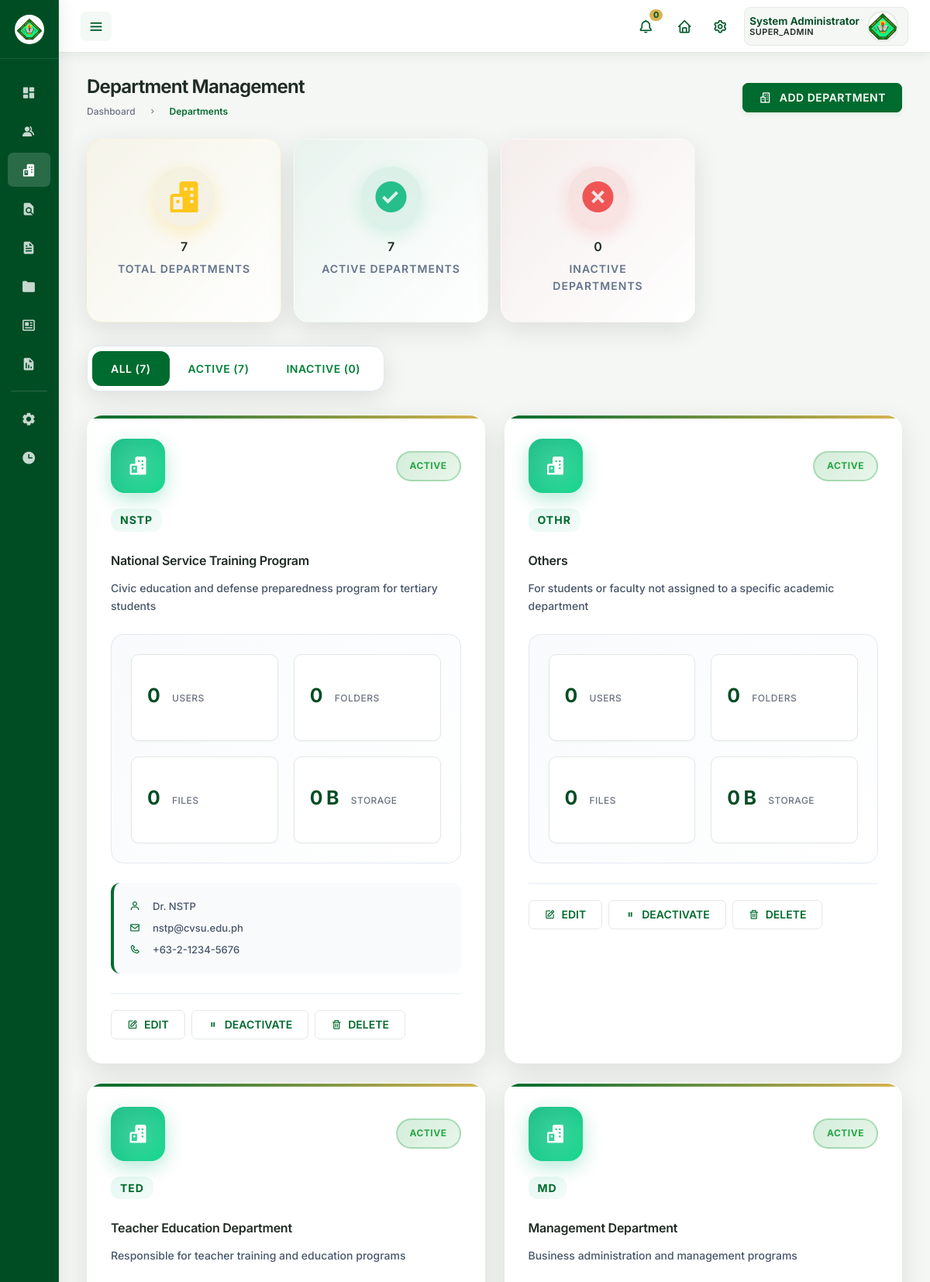
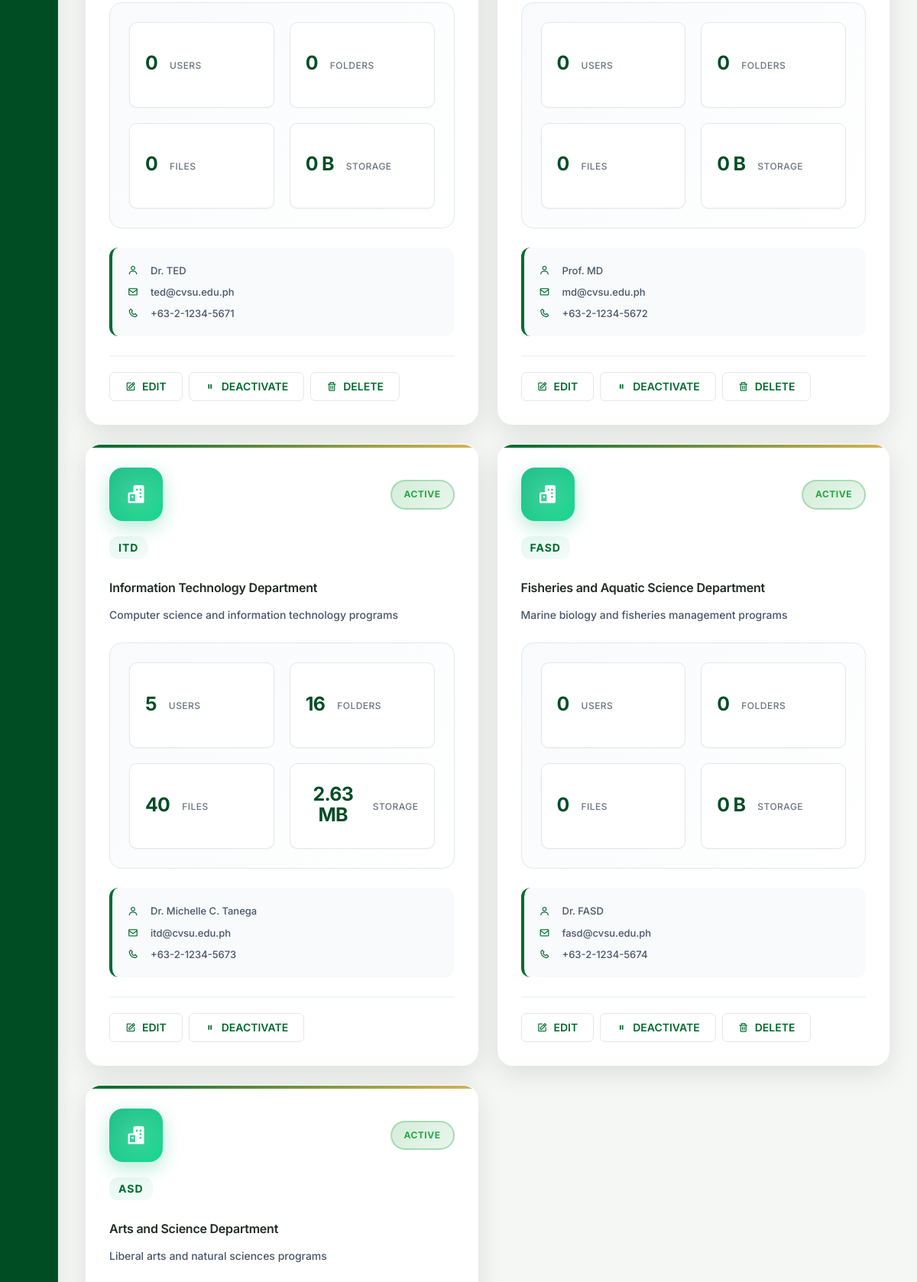
The app's page /roles/superadmin/departments.php (signed in, upper part) with its own data (2 pictures, top to bottom).
### tables this page shows
CREATE TABLE `departments` (
  `id` int NOT NULL,
  `department_code` varchar(10) NOT NULL,
  `department_name` varchar(100) NOT NULL,
  `description` text,
  `head_of_department` varchar(100) DEFAULT NULL,
  `contact_email` varchar(255) DEFAULT NULL,
  `contact_phone` varchar(20) DEFAULT NULL,
  `created_at` datetime DEFAULT CURRENT_TIMESTAMP,
  `updated_at` datetime DEFAULT CURRENT_TIMESTAMP ON UPDATE CURRENT_TIMESTAMP,
  `is_active` tinyint(1) DEFAULT '1'
);

### roles/superadmin/assets/script/departments-script.php (called while the page is built, shortened)
<?php
require_once '../../includes/auth_check.php';
$status_filter = $_GET['status'] ?? 'all';
$page = intval($_GET['page'] ?? 1);
$limit = 12;
$offset = ($page - 1) * $limit;
$where = ["1=1"];
$params = [];
$whereClause = implode(' AND ', $where);
$stmt = $pdo->prepare("
    SELECT d.*,
           COUNT(DISTINCT u.id) as user_count,
           COUNT(DISTINCT f.id) as folder_count,
           COALESCE(SUM(CASE WHEN fi.is_deleted = 0 THEN 1 ELSE 0 END), 0) as file_count,
           COALESCE(SUM(CASE WHEN fi.is_deleted = 0 THEN fi.file_size ELSE 0 END), 0) as total_size
    FROM departments d
    LEFT JOIN users u ON d.id = u.department_id AND u.is_approved = 1
    LEFT JOIN folders f ON d.id = f.department_id AND f.is_deleted = 0
    LEFT JOIN files fi ON f.id = fi.folder_id AND fi.is_deleted = 0
    WHERE $whereClause
    GROUP BY d.id
    ORDER BY d.created_at DESC
    LIMIT $limit OFFSET $offset
");
$stmt->execute($params);
$departments = $stmt->fetchAll();
$stmt = $pdo->query("
    SELECT
        COUNT(*) as total,
        SUM(CASE WHEN is_active = 1 THEN 1 ELSE 0 END) as active,
        SUM(CASE WHEN is_active = 0 THEN 1 ELSE 0 END) as inactive
    FROM departments
");
$counts = $stmt->fetch();
function formatFileSize($bytes, $precision = 2) {
    $units = array('B', 'KB', 'MB', 'GB', 'TB');
    for ($i = 0; $bytes > 1024 && $i < count($units) - 1; $i++) {
        $bytes /= 1024;
    }
    return round($bytes, $precision) . ' ' . $units[$i];
}
?>

### roles/superadmin/departments.php (the view, shortened to what this page needs)
<?php include 'assets/script/departments-script.php'?>
<!DOCTYPE html>
<html lang="en">
<head>
    <link href='https://unpkg.com/boxicons@2.0.9/css/boxicons.min.css' rel='stylesheet'>
    <link rel="stylesheet" href="assets/css/style.css">
    <link rel="stylesheet" href="assets/css/base.css?v=<?= time() ?>">
    <link rel="stylesheet" href="assets/css/sidebar.css?v=<?= time() ?>">
    <link rel="stylesheet" href="assets/css/navbar.css?v=<?= time() ?>">
    <link rel="stylesheet" href="assets/css/dashboard.css?v=<?= time() ?>">
    <?php include __DIR__ . '/../../includes/theme.php'; ?>
</head>
<body>
    <section id="content">
        <main>
            <div class="head-title">
                <div class="left">
                    <h1>Department Management</h1>
                    <ul class="breadcrumb">
                        <li><a href="dashboard.php">Dashboard</a></li>
                        <li><i class='bx bx-chevron-right'></i></li>
                        <li><a class="active" href="#">Departments</a></li>
                    </ul>
                </div>
                <button onclick="openModal('createDeptModal')" class="btn-download">
                    <i class='bx bx-buildings'></i>
                    <span class="text">Add Department</span>
                </button>
            </div>
            <div class="stats-overview">
                <div class="overview-card">
                    <i class='bx bxs-buildings'></i>
                    <h3><?php echo $counts['total']; ?></h3>
                    <p>Total Departments</p>
                </div>
                <div class="overview-card">
                    <i class='bx bxs-check-circle'></i>
                    <h3><?php echo $counts['active']; ?></h3>
                    <p>Active Departments</p>
                </div>
                <div class="overview-card">
                    <i class='bx bxs-x-circle'></i>
                    <h3><?php echo $counts['inactive']; ?></h3>
                    <p>Inactive Departments</p>
                </div>
            </div>
            <div class="filters">
                <div class="filter-tabs">
                    <a href="?<?php echo http_build_query(array_merge($_GET, ['status' => 'all', 'page' => 1])); ?>"
                       class="filter-tab <?php echo $status_filter === 'all' ? 'active' : ''; ?>">
                        All (<?php echo $counts['total']; ?>)
                    </a>
                    <a href="?<?php echo http_build_query(array_merge($_GET, ['status' => 'active', 'page' => 1])); ?>"
                       class="filter-tab <?php echo $status_filter === 'active' ? 'active' : ''; ?>">
                        Active (<?php echo $counts['active']; ?>)
                    </a>
                    <a href="?<?php echo http_build_query(array_merge($_GET, ['status' => 'inactive', 'page' => 1])); ?>"
                       class="filter-tab <?php echo $status_filter === 'inactive' ? 'active' : ''; ?>">
                        Inactive (<?php echo $counts['inactive']; ?>)
                    </a>
                </div>
            </div>
            <div class="dept-grid">
                <?php foreach ($departments as $dept): ?>
                    <div class="dept-card <?php echo $dept['is_active'] ? '' : 'inactive'; ?>">
                        <div class="dept-header">
                            <div class="dept-icon">
                                <i class='bx bxs-buildings'></i>
                            </div>
                            <div class="dept-status status-<?php echo $dept['is_active'] ? 'active' : 'inactive'; ?>">
                                <?php echo $dept['is_active'] ? 'Active' : 'Inactive'; ?>
                            </div>
                        </div>
                        <div class="dept-info">
                            <div class="dept-code"><?php echo htmlspecialchars($dept['department_code']); ?></div>
                            <h3><?php echo htmlspecialchars($dept['department_name']); ?></h3>
                            <?php if ($dept['description']): ?>
                                <div class="dept-description"><?php echo htmlspecialchars($dept['description']); ?></div>
                            <?php endif; ?>
                        </div>
                        <div class="dept-stats">
                            <div class="stat-item">
                                <span class="stat-number"><?php echo $dept['user_count']; ?></span>
                                <div class="stat-label">Users</div>
                            </div>
                            <div class="stat-item">
                                <span class="stat-number"><?php echo $dept['folder_count']; ?></span>
                                <div class="stat-label">Folders</div>
                            </div>
                            <div class="stat-item">
                                <span class="stat-number"><?php echo $dept['file_count']; ?></span>
                                <div class="stat-label">Files</div>
                            </div>
                            <div class="stat-item">
                                <span class="stat-number"><?php echo formatFileSize($dept['total_size']); ?></span>
                                <div class="stat-label">Storage</div>
                            </div>
                        </div>
                        <?php if ($dept['head_of_department'] || $dept['contact_email'] || $dept['contact_phone']): ?>
                            <div class="dept-contact">
                                <?php if ($dept['head_of_department']): ?>
                                    <div><i class='bx bx-user'></i> <?php echo htmlspecialchars($dept['head_of_department']); ?></div>
                                <?php endif; ?>
                                <?php if ($dept['contact_email']): ?>
                                    <div><i class='bx bx-envelope'></i> <?php echo htmlspecialchars($dept['contact_email']); ?></div>
                                <?php endif; ?>
                                <?php if ($dept['contact_phone']): ?>
                                    <div><i class='bx bx-phone'></i> <?php echo htmlspecialchars($dept['contact_phone']); ?></div>
                                <?php endif; ?>
                            </div>
                        <?php endif; ?>
                        <div class="dept-actions">
                            <button onclick="editDepartment(<?php echo $dept['id']; ?>)" class="btn btn-primary">
                                <i class='bx bx-edit'></i> Edit
                            </button>
                            <button onclick="toggleStatus(<?php echo $dept['id']; ?>)"
                                    class="btn <?php echo $dept['is_active'] ? 'btn-warning' : 'btn-success'; ?>">
                                <i class='bx <?php echo $dept['is_active'] ? 'bx-pause' : 'bx-play'; ?>'></i>
                                <?php echo $dept['is_active'] ? 'Deactivate' : 'Activate'; ?>
                            </button>
                            <?php if ($dept['user_count'] == 0 && $dept['folder_count'] == 0): ?>
                                <button onclick="deleteDepartment(<?php echo $dept['id']; ?>, '<?php echo htmlspecialchars($dept['department_name']); ?>')"
                                        class="btn btn-danger">
                                    <i class='bx bx-trash'></i> Delete
                                </button>
                            <?php endif; ?>
                        </div>
                    </div>
                <?php endforeach; ?>
            </div>
        </main>
    </section>
</body>
</html>

### roles/superadmin/assets/css/style.css (style rules this page uses)
* { margin: 0; padding: 0; box-sizing: border-box; }
a { text-decoration: none; }
li { list-style: none; }
:root { --poppins: 'Poppins', sans-serif; --lato: 'Lato', sans-serif; --light: #F9F9F9; --blue: #3C91E6; --light-blue: #CFE8FF; --grey: #eee; --dark-grey: #AAAAAA; --dark: #342E37; --red: #DB504A; --yellow: #FFCE26; --light-yellow: #FFF2C6; --orange: #FD7238; --light-orange: #FFE0D3; }
html { overflow-x: hidden; }
body { background: var(--grey); overflow-x: hidden; }
#sidebar { position: fixed; top: 0; left: 0; width: 280px; height: 100%; background: var(--light); z-index: 2000; font-family: var(--lato); transition: .3s ease; overflow-x: hidden; scrollbar-width: none; }
#sidebar .brand { font-size: 24px; font-weight: 700; height: 56px; display: flex; align-items: center; color: var(--blue); position: sticky; top: 0; left: 0; background: var(--light); z-index: 500; padding-bottom: 20px; box-sizing: content-box; }
#sidebar .side-menu { width: 100%; margin-top: 48px; }
#sidebar .side-menu li { height: 48px; background: transparent; margin-left: 6px; border-radius: 48px 0 0 48px; padding: 4px; }
#sidebar .side-menu li.active { background: var(--grey); position: relative; }
#sidebar .side-menu li.active::before { content: ''; position: absolute; width: 40px; height: 40px; border-radius: 50%; top: -40px; right: 0; box-shadow: 20px 20px 0 var(--grey); z-index: -1; }
#sidebar .side-menu li.active::after { content: ''; position: absolute; width: 40px; height: 40px; border-radius: 50%; bottom: -40px; right: 0; box-shadow: 20px -20px 0 var(--grey); z-index: -1; }
#sidebar .side-menu li a { width: 100%; height: 100%; background: var(--light); display: flex; align-items: center; border-radius: 48px; font-size: 16px; color: var(--dark); white-space: nowrap; overflow-x: hidden; }
#sidebar .side-menu.top li.active a { color: var(--blue); }
#sidebar .side-menu li a .bx { min-width: calc(60px - ((4px + 6px) * 2)); display: flex; justify-content: center; }
#content { position: relative; width: calc(100% - 280px); left: 280px; transition: .3s ease; }
#content nav { height: 56px; background: var(--light); padding: 0 24px; display: flex; align-items: center; grid-gap: 24px; font-family: var(--lato); position: sticky; top: 0; left: 0; z-index: 1000; }
#content nav::before { content: ''; position: absolute; width: 40px; height: 40px; bottom: -40px; left: 0; border-radius: 50%; box-shadow: -20px -20px 0 var(--light); }
#content nav a { color: var(--dark); }
#content nav .bx.bx-menu { cursor: pointer; color: var(--dark); }
#content main { width: 100%; padding: 36px 24px; font-family: var(--poppins); max-height: calc(100vh - 56px); overflow-y: auto; }
#content main .head-title { display: flex; align-items: center; justify-content: space-between; grid-gap: 16px; flex-wrap: wrap; }
#content main .head-title .left h1 { font-size: 36px; font-weight: 600; margin-bottom: 10px; color: var(--dark); }
#content main .head-title .left .breadcrumb { display: flex; align-items: center; grid-gap: 16px; }
#content main .head-title .left .breadcrumb li { color: var(--dark); }
#content main .head-title .left .breadcrumb li a { color: var(--dark-grey); pointer-events: none; }
#content main .head-title .left .breadcrumb li a.active { color: var(--blue); pointer-events: unset; }
#content main .head-title .btn-download { height: 36px; padding: 0 16px; border-radius: 36px; background: var(--blue); color: var(--light); display: flex; justify-content: center; align-items: center; grid-gap: 10px; font-weight: 500; }

### records on screen
departments: is_active "ACTIVE", department_code "NSTP", department_name "National Service Training Program", description "Civic education and defense preparedness program for tertiary students", user_count "0", folder_count "0", file_count "0", total_size "0 B", head_of_department "Dr. NSTP", contact_email "nstp@cvsu.edu.ph", contact_phone "+63-2-1234-5676"
departments: is_active "ACTIVE", department_code "OTHR", department_name "Others", description "For students or faculty not assigned to a specific academic department", user_count "0", folder_count "0", file_count "0", total_size "0 B"
departments: is_active "ACTIVE", department_code "TED", department_name "Teacher Education Department", description "Responsible for teacher training and education programs", user_count "0", folder_count "0", file_count "0", total_size "0 B", head_of_department "Dr. TED", contact_email "ted@cvsu.edu.ph", contact_phone "+63-2-1234-5671"
departments: is_active "ACTIVE", department_code "MD", department_name "Management Department", description "Business administration and management programs", user_count "0", folder_count "0", file_count "0", total_size "0 B", head_of_department "Prof. MD", contact_email "md@cvsu.edu.ph", contact_phone "+63-2-1234-5672"
departments: is_active "ACTIVE", department_code "ITD", department_name "Information Technology Department", description "Computer science and information technology programs", user_count "5", folder_count "16", file_count "40", total_size "2.63 MB", head_of_department "Dr. Michelle C. Tanega", contact_email "itd@cvsu.edu.ph", contact_phone "+63-2-1234-5673"
departments: is_active "ACTIVE", department_code "FASD", department_name "Fisheries and Aquatic Science Department", description "Marine biology and fisheries management programs", user_count "0", folder_count "0", file_count "0", total_size "0 B", head_of_department "Dr. FASD", contact_email "fasd@cvsu.edu.ph", contact_phone "+63-2-1234-5674"
departments: is_active "ACTIVE", department_code "ASD", department_name "Arts and Science Department", description "Liberal arts and natural sciences programs"

### other values on screen
$counts['total'] "7"
$counts['active'] "7"
$counts['inactive'] "0"
